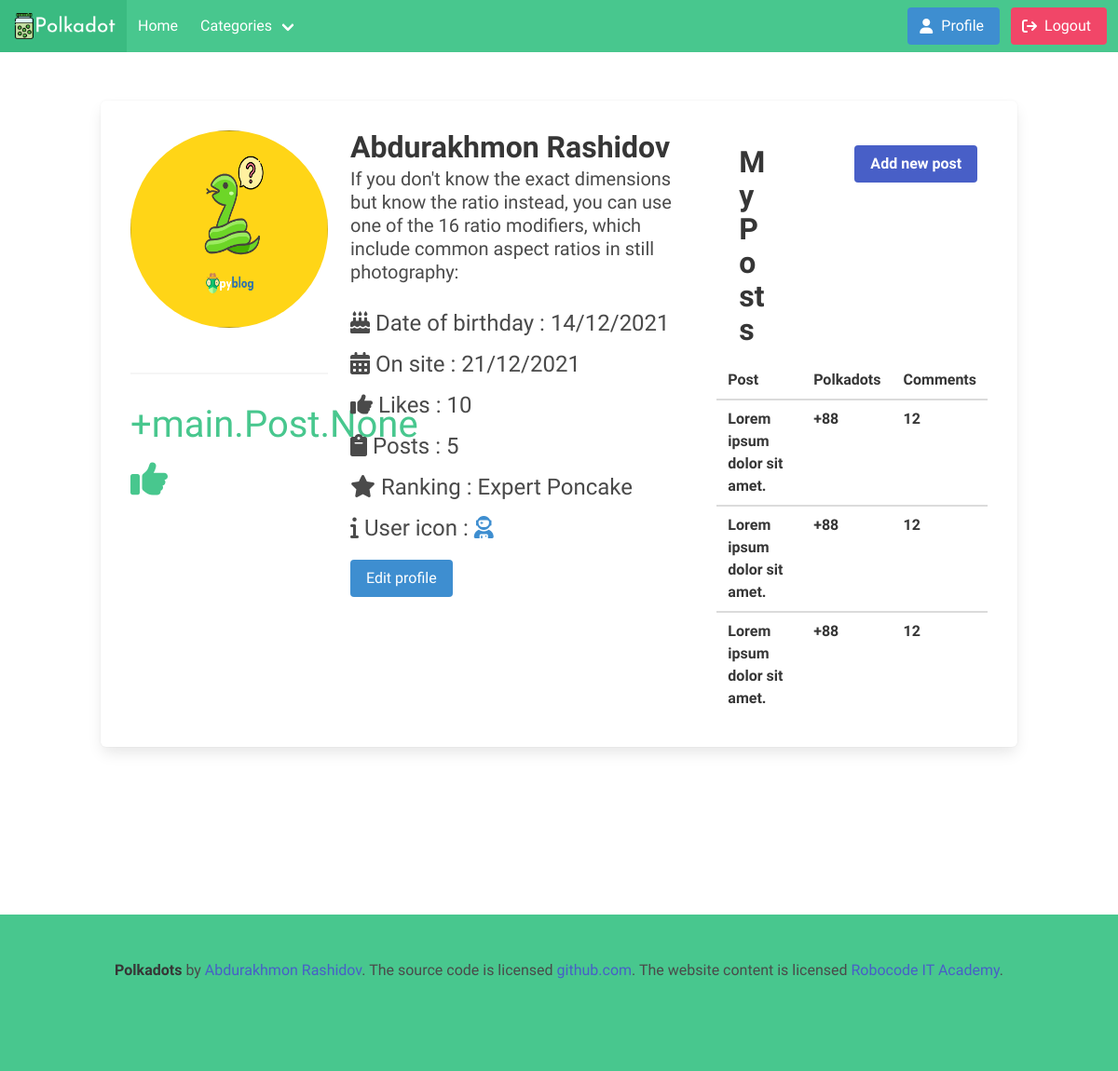
The app's page /account/profile/ (signed in), older data.
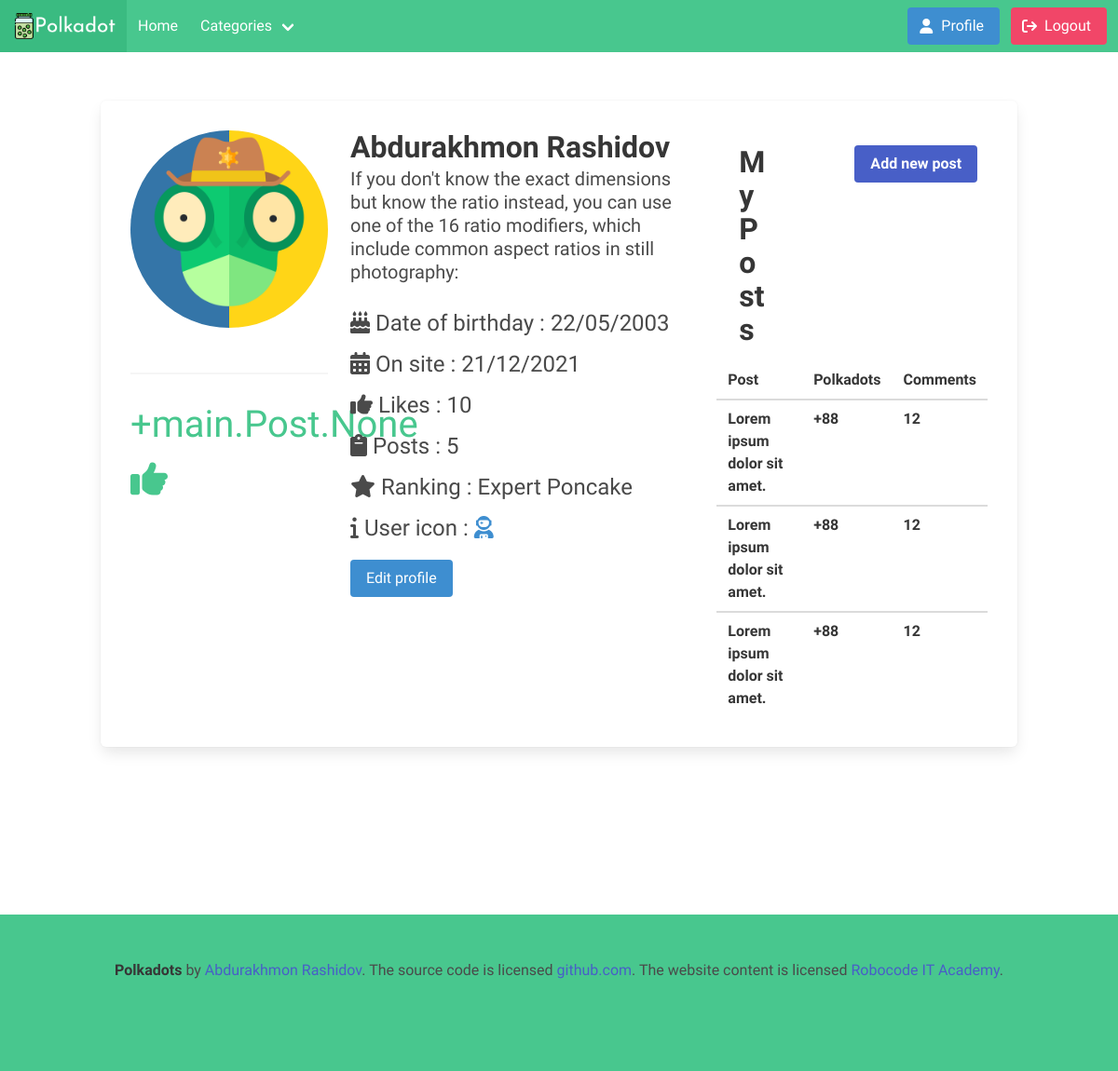
The same page, newer data.
### accounts/models.py (models this page shows, shortened)
class Profile(models.Model):
    user = models.OneToOneField(settings.AUTH_USER_MODEL, on_delete=models.CASCADE, default=None, null=True)
    date_of_birth = models.DateField(blank=True, null=True)
    photo = models.ImageField(upload_to='users/%Y/%m/%d', blank=True)
    follower = models.PositiveIntegerField(default=0)
    post = models.PositiveIntegerField(default=0)
    rank = models.CharField(max_length=200, blank=True)
    short_info = models.CharField(max_length=200, blank=True)
    likes = models.ManyToManyField(Post, related_name='post_likes')
    user_icon = models.CharField("Fontawesome User icon name", max_length=50, blank=True)
    def image_url(self):
        if self.photo:
            return getattr(self.photo, 'url', "/static/img/nouser.png")
        return None

### accounts/views.py (the view)
# urls.py: path("profile/", views.profile, name='profile'),
@login_required(login_url="/account/login/")
def profile(request):
    u = request.user
    user = Profile.objects.get(user=u)
    if user:
        return render(request, "account/detail.html", {"user": user})
    else:
        return render(request, "account/detail.html")

### main/context_pro.py (called while the page is built)
def view_all(request):
    context = {
        "tags":Tag.objects.all(),
        "categories":Category.objects.all(),
        "like":Like.objects.all()
    }
    return context

### main/models.py (called while the page is built)
	def get_url(self):
		return reverse("main:category_list", kwargs={"category_slug":self.slug})

### templates/account/detail.html
{% extends '../base.html' %}
{% load static %}
{% block content %}
    <section class="section mt-5 mb-5 pt-5 pb-5">
        <div class="container">
            <div class="columns">
                <div class="column is-full">
                    <div class="columns box mt-1">
                        <div class="column is-3">
                            <div class="image is-1by1">
                            <img class="is-rounded" src="{{ user.image_url }}">
                            </div><br>
                            <hr>
                            <span class="has-text-success is-size-2">
                               +{{user.likes}}
                                <i class="fas fa-thumbs-up"></i>
                            </span>
                        </div>
                        <div class="column is-5">
                            <div class="title">
                                {% if request.user.first_name %}
                                    {{request.user.first_name}}
                                    {{request.user.last_name}}
                                {% else %}
                                    Name is undefined
                                {% endif %}
                            </div>
                            <div class="subtitle">
                                 {% if request.user.profile.short_info %}
                                    {{request.user.profile.short_info}}
                                {% else %}
                                    Info is undefined
                                {% endif %}
                            </div>
                            <ul>
                                <li class="is-size-4 mt-2">
                                    <i class="fas fa-birthday-cake"></i> Date of birthday : {{user.date_of_birth|date:"d/m/Y"}}
                                </li>
                                <li class="is-size-4 mt-2">
                                    <i class="fas fa-calendar-alt"></i> On site : {{user.user.date_joined|date:"d/m/Y"}}
                                </li>
                                <li class="is-size-4 mt-2">
                                    <i class="fas fa-thumbs-up"></i> Likes :  {{user.follower}}</li>
                                <li class="is-size-4 mt-2"><i class="fas fa-clipboard"></i> Posts :  {{user.post}}</li>
                                <li class="is-size-4 mt-2"><i class="fas fa-star"></i> Ranking :  {{user.rank}}</li>
                                <li class="is-size-4 mt-2"><i class="fas fa-info"></i> User icon :  <i class="has-text-info {{user.user_icon}}"></i></li>
                            </ul>
                            <a href="{% url 'accounts:update' user.id %}" class="button is-info mt-4">
                                Edit profile
                            </a>
                        </div>
                        <div class="column is-4">
                            <div class="is-center">
                                <div class="title">
                                    <table class="table">
                                        <tr>
                                            <td width="80%">
                                              My Posts
                                            </td>
                                            <td width="10%"></td>
                                            <td>
                                                 <a href="{% url 'main:add' %}" class="button is-link is-right" title="Add New Post">
                                                    Add new post
                                                </a>
                                            </td>
                                        </tr>
                                    </table>
                                </div>
                            </div>
                            <div class="table-container">
                              <table class="table is-hoverable is-fullwidth">
                                  <thead>
                                    <tr>
                                      <th>Post</th>
                                      <th>Polkadots</th>
                                      <th>Comments</th>
                                    </tr>
                                  </thead>
                                  <tfoot>
                                  <tr>
                                      <td><b>Lorem ipsum dolor sit amet.</b></td>
                                      <td><b>+88</b></td>
                                      <td><b>12</b></td>
                                  </tr>
                                  <tr>
                                      <td><b>Lorem ipsum dolor sit amet.</b></td>
                                      <td><b>+88</b></td>
                                      <td><b>12</b></td>
                                  </tr>
                                  <tr>
                                      <td><b>Lorem ipsum dolor sit amet.</b></td>
                                      <td><b>+88</b></td>
                                      <td><b>12</b></td>
                                  </tr>
                                  </tfoot>
                              </table>
                            </div>
                        </div>
                    </div>
                </div>
            </div>
        </div>
    </section>
<br><br>
<br><br>
<br><br>
{% endblock %}

### templates/base.html (shortened to what this page needs)
 {% load static %}
<!DOCTYPE html>
<html lang="en">
<head>
    <link rel="stylesheet" href="https://cdnjs.cloudflare.com/ajax/libs/bulma/0.9.3/css/bulma.min.css"
    />
    <link rel="stylesheet" href="/static/css/app.css">
    <link rel="stylesheet" href="https://cdnjs.cloudflare.com/ajax/libs/font-awesome/6.0.0-beta3/css/all.min.css"
    />
</head>
<body>
    <nav class="navbar is-success">
        <div class="navbar-brand">
            <a class="navbar-item" href="/">
                <img src="/static/img/logo.png" alt="Bulma: a modern CSS framework based on Flexbox" width="112" height="28">
            </a>
        </div>
        <div id="navbarExampleTransparentExample" class="navbar-menu">
            <div class="navbar-start">
                <a class="navbar-item" href="/">
              Home
            </a>
                <div class="navbar-item has-dropdown is-hoverable">
                    <a class="navbar-link" href="https://bulma.io/documentation/overview/start/">
                Categories
              </a>
                </div>
            </div>
            <div class="navbar-end">
                <div class="navbar-item">
                    <div class="field is-grouped">
                        {% if request.user.is_authenticated %}
                        <p class="control">
                            <a class="button is-info" href="{% url 'accounts:profile' %}">
                                <span class="icon">
                                  <i class="fas fa-user"></i>
                                </span>
                                <span>Profile</span>
                            </a>
                        </p>
                        <p class="control">
                            <a class="button is-danger" href="{% url 'accounts:logout' %}">
                                <span class="icon">
                                  <i class="fas fa-sign-out"></i>
                                </span>
                                <span>Logout</span>
                            </a>
                        </p>
                        {% endif %}
                    </div>
                </div>
            </div>
        </div>
    </nav>
    {% block content %} {% endblock %}
    <footer class="footer has-background-success">
        <div class="content has-text-centered">
            <p>
                <strong>Polkadots</strong> by <a href="https://jgthms.com">Abdurakhmon Rashidov</a>. The source code is licensed
                <a href="https://github.com/RoboCodeITAcademy/polkadot-twitter-analog">github.com</a>. The website content is licensed <a href="https://robocode.uz">Robocode IT Academy</a>.
            </p>
        </div>
    </footer>
</body>
</html>

### staticfiles/css/app.css (style rules this page uses)
body { font-family: 'Josefin Sans', sans-serif; font-weight: 400; }

Row changes from the older to the newer data that the page shows:
changed Profile "main.Post.None": image_url: a different picture; date_of_birth "14/12/2021" → "22/05/2003"
